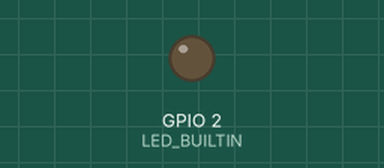
Bench run of a program on a simulated ESP32. Shown: output pins drawn as LEDs (lit = HIGH).

Above: at 2.4 s.
At 30.5 s:
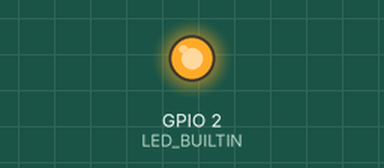
Timing chart, 0 to 31.1 s (numbered marks = the images above):
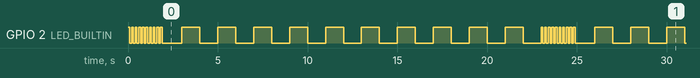

Measured:
- by itself, GPIO 2 (LED_BUILTIN): repeats every 23.9 s: HIGH 0.10 s, 10 × (LOW 1.1 s, HIGH 1.0 s), LOW 1.0 s, 9 × (HIGH 0.10 s, LOW 0.10 s)
- by itself, everything shown: repeats every 23.0 s, in 28 steps

The program:

main.cpp
```cpp
#include "Arduino.h"

# define LED_BUILTIN 2

void setup() {
  // put your setup code here, to run once:
  pinMode(LED_BUILTIN, OUTPUT);
}
void loop() {
  // Fast blinking
  for(int i = 0; i < 10; i++) { // blink for 10 times
    digitalWrite(LED_BUILTIN, HIGH); // turn the LED on
    delay(100); // wait for 100ms
    digitalWrite(LED_BUILTIN, LOW); // turn the LED off
    delay(100); // wait for 100ms
  }
  delay(1000); // wait for a second before slow blinking

  // Slow blinking
  for(int i = 0; i < 10; i++) { // blink for 10 times
    digitalWrite(LED_BUILTIN, HIGH); // turn the LED on
    delay(1000); // wait for a second
    digitalWrite(LED_BUILTIN, LOW); // turn the LED off
    delay(1000); // wait for a second
  }
}
```

wifi.cpp
```cpp
#include <ESP8266WiFi.h>          //https://github.com/esp8266/Arduino

//needed for library
#include <DNSServer.h>
#include <ESP8266WebServer.h>
#include <WiFiManager.h>         //https://github.com/tzapu/WiFiManager


void setup() {
    // put your setup code here, to run once:
    Serial.begin(115200);

    //WiFiManager
    //Local intialization. Once its business is done, there is no need to keep it around
    WiFiManager wifiManager;
    //reset saved settings
    //wifiManager.resetSettings();

    //set custom ip for portal
    //wifiManager.setAPStaticIPConfig(IPAddress(10,0,1,1), IPAddress(10,0,1,1), IPAddress(255,255,255,0));

    //fetches ssid and pass from eeprom and tries to connect
    //if it does not connect it starts an access point with the specified name
    //here  "AutoConnectAP"
    //and goes into a blocking loop awaiting configuration
    wifiManager.autoConnect("AutoConnectAP");
    //or use this for auto generated name ESP + ChipID
    //wifiManager.autoConnect();


    //if you get here you have connected to the WiFi
    Serial.println("connected...yeey :)");
}

void loop() {
    // put your main code here, to run repeatedly:

}
```
